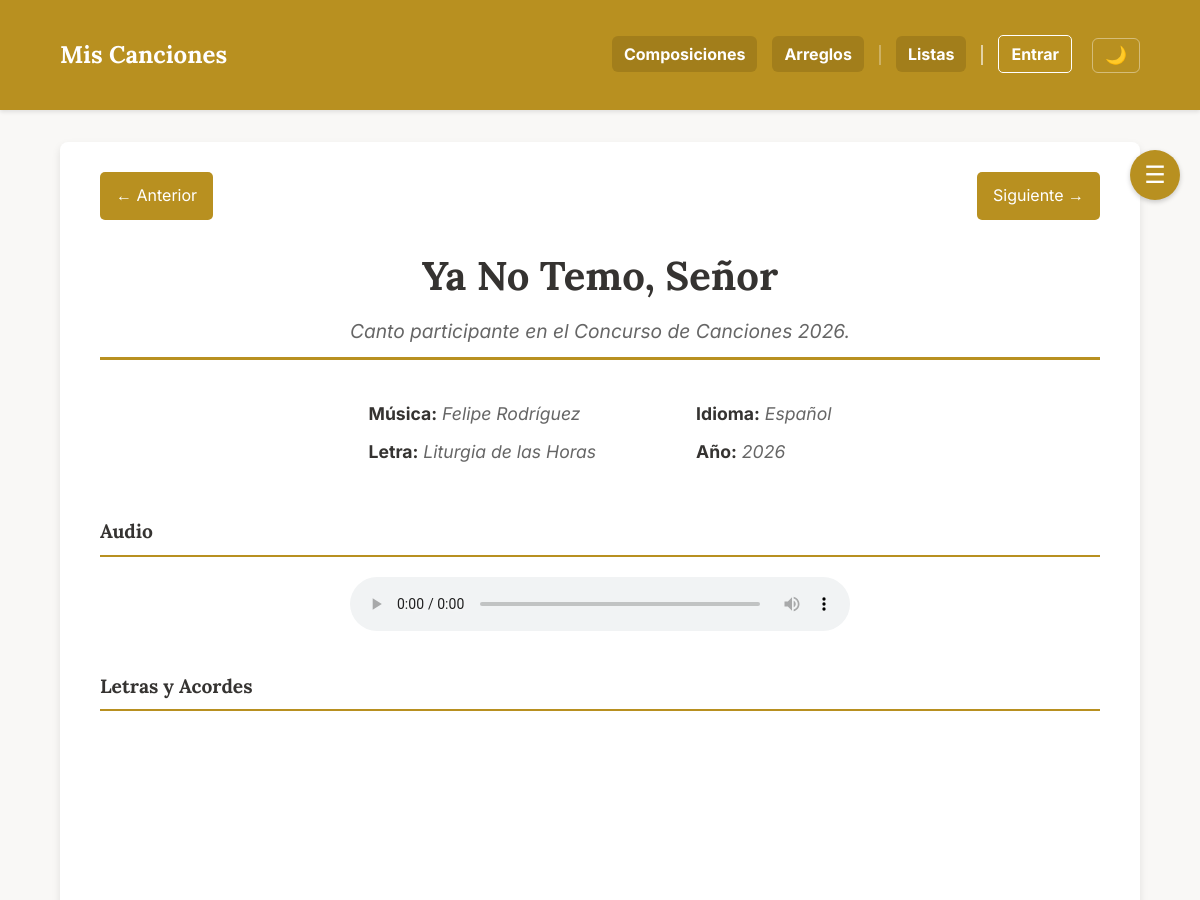
The page /composicion/41?context=index&tag_name=&search=&sort_by=cronologico (upper part) on the database as committed earlier.
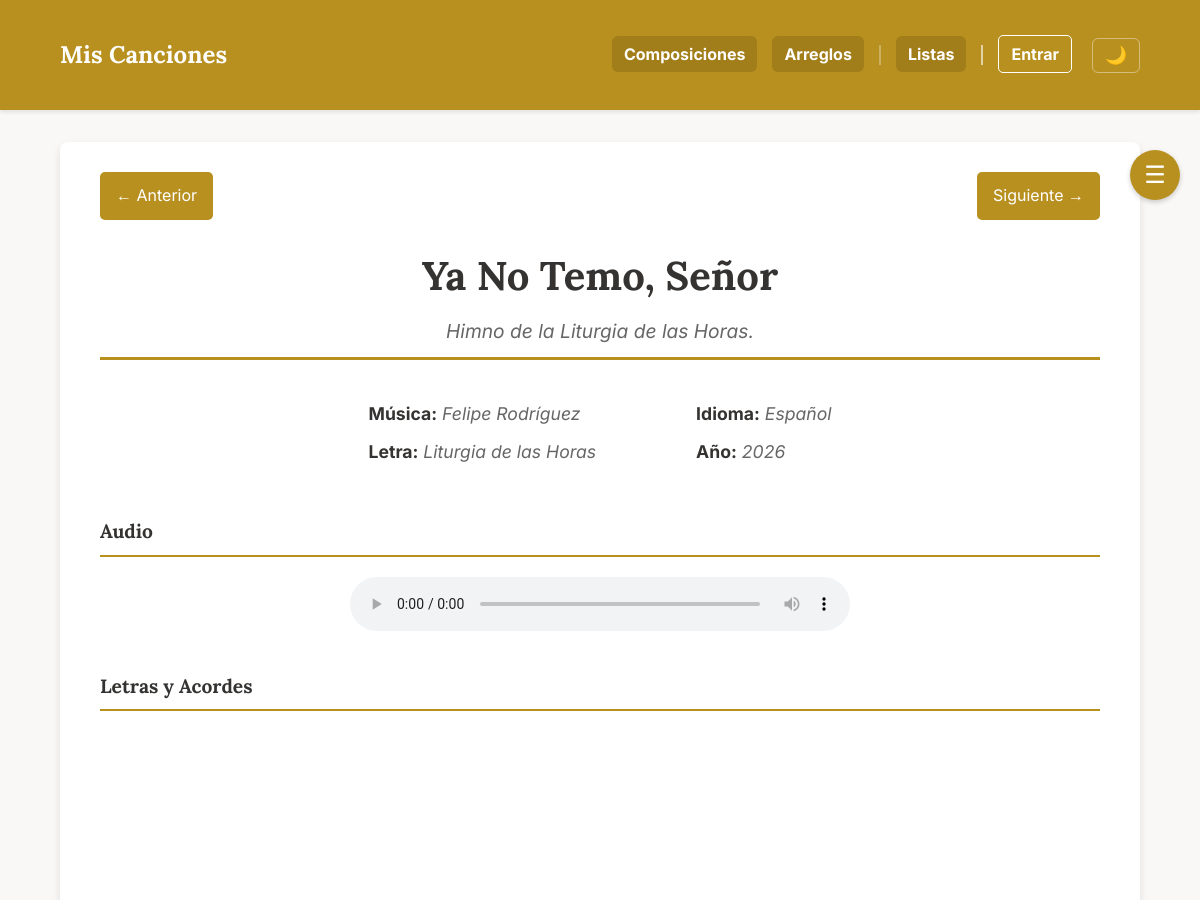
The same page on the database as committed later.
### app.py (models this page shows, shortened)
class Cancion(db.Model):
    id = db.Column(db.Integer, primary_key=True)
    titulo = db.Column(db.String(150), nullable=False)
    musica = db.Column(db.String(100))
    letra = db.Column(db.String(100))
    adaptacion = db.Column(db.String(100))
    idioma = db.Column(db.String(50))
    dia = db.Column(db.Integer, nullable=True)
    mes = db.Column(db.Integer, nullable=True)
    anio = db.Column(db.Integer)
    descripcion = db.Column(db.Text)
    audio = db.Column(db.String(150))
    letras_acordes = db.Column(db.String(150)) # Antes 'partitura' (PDF)
    partitura = db.Column(db.String(150))      # Antes 'partitura_xml' (MusicXML)
    midi = db.Column(db.String(150))           # Archivo MIDI
    tags_json = db.Column(db.String(500))
    tipo = db.Column(db.String(50), nullable=False, default='local')
    categorias_json = db.Column(db.String(200))
    youtube_video_embed = db.Column(db.Text)
    youtube_audio_embed = db.Column(db.Text)
    @property
    def tags(self):
        return json.loads(self.tags_json) if self.tags_json else []

### app.py (the view)
@app.route('/composicion/<int:comp_id>')
def ver_composicion(comp_id):
    context = request.args.get('context', 'index')
    tag_name = request.args.get('tag_name')
    search_query = request.args.get('search')
    sort_by = request.args.get('sort_by', 'cronologico')
    playlist = get_playlist_songs(context, tag_name, search_query, sort_by)
    playlist_ids = [song.id for song in playlist]
    try:
        current_index = playlist_ids.index(comp_id)
    except ValueError:
        current_index = -1
    prev_song_url = None
    if current_index > 0:
        prev_id = playlist_ids[current_index - 1]
        prev_song_url = url_for('ver_composicion', comp_id=prev_id, context=context, tag_name=tag_name, search=search_query, sort_by=sort_by)
    next_song_url = None
    if current_index != -1 and current_index < len(playlist_ids) - 1:
        next_id = playlist_ids[current_index + 1]
        next_song_url = url_for('ver_composicion', comp_id=next_id, context=context, tag_name=tag_name, search=search_query, sort_by=sort_by)
    playlist_title = "Catálogo Completo"
    if context == 'composiciones':
        playlist_title = "Composiciones"
    elif context == 'arreglos':
        playlist_title = "Arreglos"
    elif context == 'tag' and tag_name:
        if ':' in tag_name:
            playlist_title = tag_name.split(':', 1)[1].strip()
        else:
            playlist_title = tag_name
    playlist_url = url_for('index') # URL por defecto
    if context == 'composiciones':
        playlist_url = url_for('ver_composiciones', search=search_query, sort_by=sort_by)
    elif context == 'arreglos':
        playlist_url = url_for('ver_arreglos', search=search_query, sort_by=sort_by)
    elif context == 'tag' and tag_name:
        playlist_url = url_for('ver_tag', tag_name=tag_name, search=search_query, sort_by=sort_by)
    elif context == 'index':
         playlist_url = url_for('index', search=search_query, sort_by=sort_by)
    obra_encontrada = Cancion.query.get_or_404(comp_id)
    partitura_path = obra_encontrada.partitura
    comentarios_obra = Comentario.query.filter_by(obra_id=comp_id).order_by(Comentario.fecha_creacion.desc()).all()
    return render_template('composicion.html', obra=obra_encontrada, partitura_path=partitura_path, comentarios=comentarios_obra, prev_song_url=prev_song_url, next_song_url=next_song_url, playlist=playlist, playlist_title=playlist_title, playlist_url=playlist_url)

### app.py (called while the page is built)
@app.context_processor
def inject_last_update():
    try:
        with open('build_date.txt', 'r', encoding='utf-8') as f:
            date_str = f.read().strip()
    except Exception:
        date_str = "Desconocida"
    return dict(last_update=date_str)

def normalize_for_sorting(titulo):
    if not titulo:
        return ""
    titulo_normalizado = unidecode(titulo.lower())
    return "".join(c for c in titulo_normalizado if c.isalnum() or c.isspace()).strip()

### templates/composicion.html (shortened to what this page needs)
{% extends "base.html" %}
{% block content %}
    <button id="open-playlist-btn" class="playlist-toggle-btn">☰</button>
    <div class="detalle-obra">
        <div class="detalle-header">
            {% if prev_song_url %}
                <a href="{{ prev_song_url }}" class="btn-nav">← Anterior</a>
            {% else %}
                <span class="btn-nav-disabled">← Anterior</span>
            {% endif %}
            {% if next_song_url %}
                <a href="{{ next_song_url }}" class="btn-nav">Siguiente →</a>
            {% else %}
                <span class="btn-nav-disabled">Siguiente →</span>
            {% endif %}
        </div>
        <div class="title-container">
            <h2>{{ obra.titulo }}</h2>
            {% if obra.descripcion %}
                <p class="song-subtitle">{{ obra.descripcion }}</p>
            {% endif %}
        </div>
        <div class="metadata-grid">
            <div class="metadata-column">
                <p><span class="metadata-label">Música:</span> <span class="metadata-value">{{ obra.musica }}</span></p>
                <p><span class="metadata-label">Letra:</span> <span class="metadata-value">{{ obra.letra }}</span></p>
            </div>
            <div class="metadata-column">
                <p><span class="metadata-label">Idioma:</span> <span class="metadata-value">{{ obra.idioma }}</span></p>
                <p><span class="metadata-label">Año:</span> <span class="metadata-value">{{ obra.anio }}</span></p>
            </div>
        </div>
        {% if obra.tipo == 'local' %}
            <h4>Audio</h4>
            <audio controls class="reproductor">
                <source src="{{ url_for('static', filename=obra.audio) }}" type="audio/mpeg">
            </audio>
            {% if obra.letras_acordes %}
                <h4>Letras y Acordes</h4>
                <embed src="{{ url_for('static', filename=obra.letras_acordes) }}" type="application/pdf" width="100%" height="700px" />
            {% endif %}
        {% endif %}
    </div>
{% endblock %}

### templates/base.html (shortened to what this page needs)
<!DOCTYPE html>
<html lang="es">
<head>
    <link rel="stylesheet" href="{{ url_for('static', filename='style.css') }}">
</head>
<body>
    <header>
        <nav class="container">
            <a href="{{ url_for('index') }}" class="brand-logo">Mis Canciones</a>
            <ul>
                <li><a href="{{ url_for('ver_composiciones') }}">Composiciones</a></li>
                <li><a href="{{ url_for('ver_arreglos') }}">Arreglos</a></li>
                <li class="nav-separator"></li>
                <li><a href="{{ url_for('ver_listas') }}">Listas</a></li>
                <li class="nav-separator nav-separator-thick"></li>
                {% if session.logged_in %}
                    <li><a href="{{ url_for('logout') }}" class="login-link">Salir</a></li>
                {% else %}
                    <li><a href="{{ url_for('login') }}" class="login-link">Entrar</a></li>
                {% endif %}
                <li>
                    <button id="theme-toggle" class="theme-toggle-btn" title="Cambiar tema">🌙</button>
                </li>
            </ul>
        </nav>
    </header>
    <main class="container">
        {% block content %}{% endblock %}
    </main>
</body>
</html>

### static/style.css (style rules this page uses)
:root { --color-principal: #b89020; --color-fondo: #f9f8f6; --color-boton-nav: #a27e1b; --color-texto: #353331; --color-texto-secundario: #666666; --color-acento: #dcb33f; --color-blanco: #ffffff; --color-tag-bg: #f2ede0; --color-tag-texto: #8e6c13; --color-borde: #eae5d9; --color-header-bg: var(--color-principal); --color-header-texto: var(--color-blanco); --color-header-btn-bg: var(--color-boton-nav); --color-footer-bg: var(--color-principal); --color-footer-texto: var(--color-blanco); --color-btn-bg: var(--color-principal); --color-btn-texto: var(--color-blanco); --color-btn-borde: transparent; }
body { font-family: 'Inter', sans-serif; background-color: var(--color-fondo); color: var(--color-texto); margin: 0; line-height: 1.6; }
h1, h2, h3, h4, h5, h6, .brand-logo { font-family: 'Lora', serif; font-weight: 700; }
.container { max-width: 100%; margin: 20px auto; padding: 0 5%; }
header { background-color: var(--color-header-bg); color: var(--color-header-texto); padding: 1rem 0; margin-bottom: 2rem; box-shadow: 0 2px 4px rgba(0,0,0,0.1); }
nav { display: flex; justify-content: space-between; align-items: center; }
.brand-logo { font-size: 1.5em; font-weight: bold; color: var(--color-header-texto); text-decoration: none; }
nav ul { list-style: none; margin: 0; padding: 0; display: flex; align-items: center; gap: 15px; }
nav ul li { margin-left: 0; }
nav ul li a { color: var(--color-header-texto); text-decoration: none; font-weight: bold; transition: all 0.2s; padding: 8px 12px; border-radius: 6px; background-color: var(--color-header-btn-bg); }
.nav-separator { border-left: 2px solid rgba(255, 255, 255, 0.3); height: 20px; margin: 0; }
.nav-separator-thick { border-left-color: rgba(255, 255, 255, 0.6); }
.detalle-obra { background-color: var(--color-blanco); padding: 30px 40px; border-radius: 8px; box-shadow: 0 4px 8px rgba(0,0,0,0.1); max-width: 100%; margin: 0 auto; }
.detalle-header { display: flex; justify-content: space-between; align-items: center; margin-bottom: 1.5rem; }
.title-container { text-align: center; margin-bottom: 2.5rem; padding-bottom: 10px; border-bottom: 3px solid var(--color-principal); }
.detalle-obra h2 { font-size: 2.5em; margin-top: 0; margin-bottom: 0.5rem; }
.song-subtitle { font-style: italic; color: var(--color-texto-secundario); font-size: 1.2em; margin: 0; }
.metadata-grid { display: flex; justify-content: center; gap: 100px; margin: 0 auto 2.5rem auto; font-size: 1.1em; }
.metadata-column p { margin: 0 0 10px 0; }
.metadata-label { font-weight: bold; color: var(--color-texto); }
.metadata-value { color: var(--color-texto-secundario); font-style: italic; }
.detalle-obra h4 { font-size: 1.2em; border-bottom: 2px solid var(--color-principal); padding-bottom: 8px; margin-top: 40px; margin-bottom: 20px; }
.reproductor { width: 100%; max-width: 500px; margin: 20px auto; display: block; }
.btn-nav { display: inline-block; text-decoration: none; background-color: var(--color-btn-bg); color: var(--color-btn-texto); border: 1px solid var(--color-btn-borde); padding: 10px 15px; border-radius: 5px; transition: background-color 0.2s, color 0.2s, border-color 0.2s; }
.login-link { background-color: rgba(0,0,0,0.1); border-radius: 5px; }
.login-link { background-color: transparent; border: 1px solid var(--color-blanco); border-radius: 5px; }
.playlist-toggle-btn { position: fixed; top: 150px; right: 20px; font-size: 24px; background-color: var(--color-principal); color: white; border: none; border-radius: 50%; width: 50px; height: 50px; cursor: pointer; z-index: 1001; box-shadow: 0 2px 5px rgba(0,0,0,0.2); transition: top 0.3s ease-in-out; }
.theme-toggle-btn { background: none; border: 1px solid rgba(255, 255, 255, 0.4); color: var(--color-blanco); padding: 6px 12px; border-radius: 6px; cursor: pointer; font-size: 1.1em; display: flex; align-items: center; justify-content: center; transition: all 0.2s; margin-left: 5px; }

Rows that differ between the two databases and show on the page:
changed Cancion "Ya No Temo, Señor": descripcion "Canto participante en el Concurso de Canciones 2026." → "Himno de la Liturgia de las Horas."
